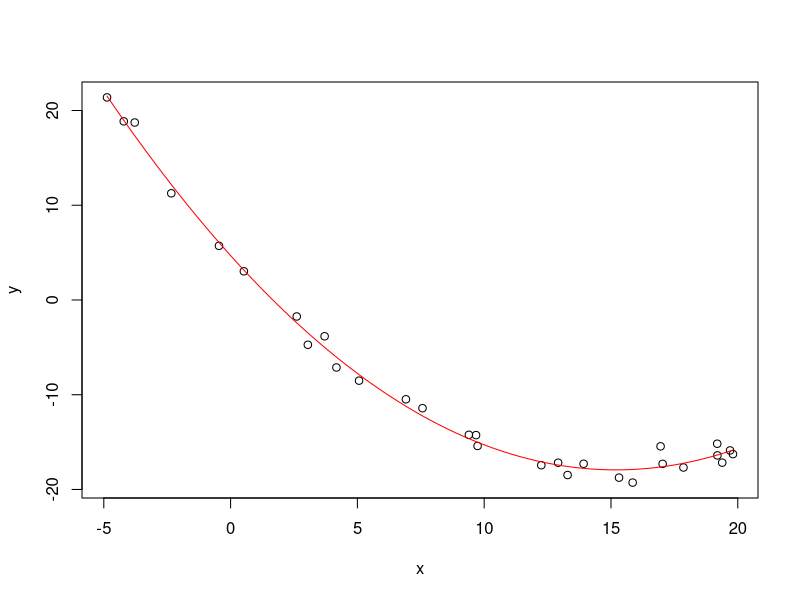

This chart was generated by the following R code:
n = 30
x = runif (n,-5,20)
y = 0.1*(x^2)-3*x+5+rnorm(n,0,1)
model = lm(y~(I(x^2)+x))
xp=seq(min(x),max(x),len=100)
yp=predict(model,list(x=xp))
plot(x,y)
lines(xp,yp,col='red')
print(summary(model))